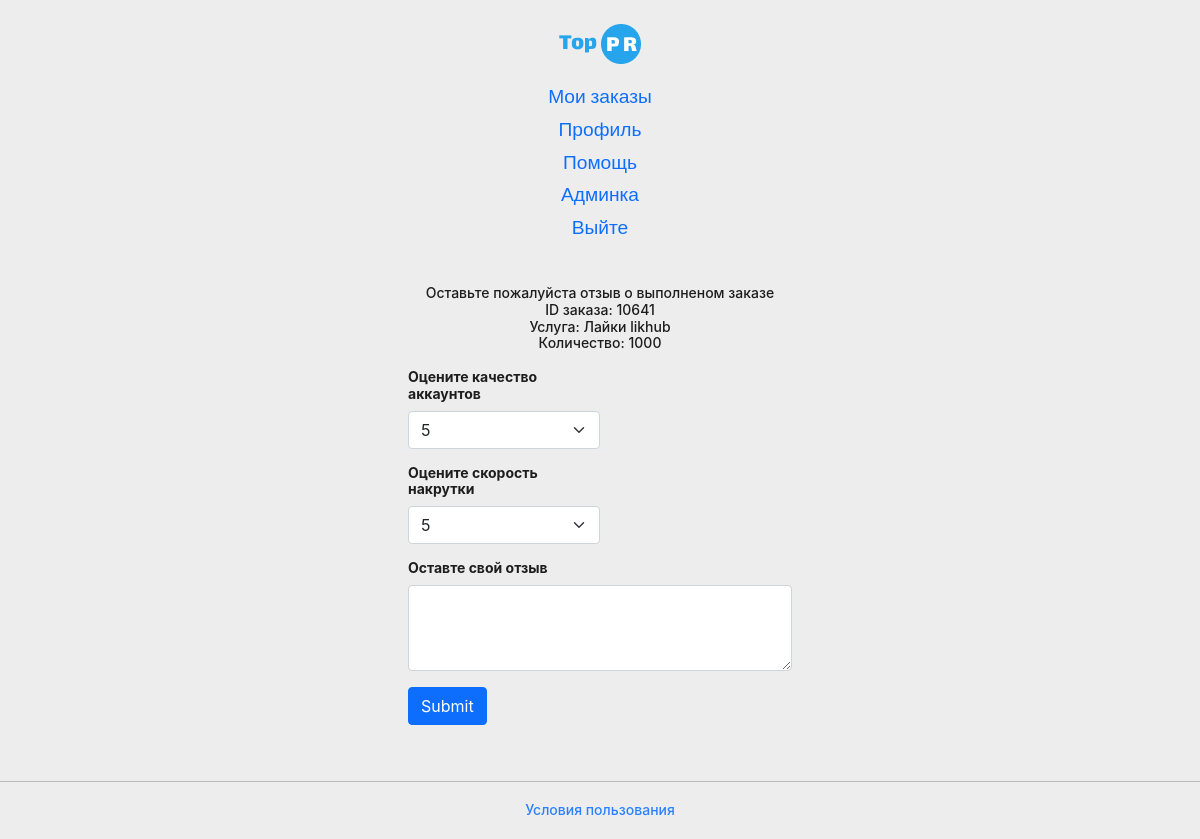
Screenshot of /comment/10641 (signed in) with the database file from the repository.
### my_site/models.py (models this page shows, shortened)
class ABSOrderTask(models.Model):
    IN_WORCK = 'INWOR'
    NO_PAY = 'NOPAY'
    BLOCK = 'BLOCK'
    CANC = 'CANC'
    COMPLITE = 'COMPL'
    WAITSTART = 'WST'
    WAITCANCEL = 'WCL'
    PARTIAL = 'PART'
    FAIL = 'FAIL'
    '''
    likehub:
        Pending - Ожидание
        Cancellation process - ОТМЕНЯЕТСЯ
    '''
    STATUS = [
        (IN_WORCK, 'В работе'),
        (NO_PAY, 'Не оплачен'),
        (BLOCK, 'Заблокирован'),
        (COMPLITE, 'Выполнено'),
        (CANC, 'Отменён'),
        (WAITSTART, 'Ожидает'),
        (WAITCANCEL, 'Отменяется'),
        (PARTIAL, 'Частично'),
        (FAIL, 'Ошибка')
    ]
    order_id = models.IntegerField(verbose_name='ID заказа', null=False, blank=False, unique=True, primary_key=True)
    service = models.ForeignKey(Service, on_delete=models.SET_NULL, null=True, verbose_name='Сервис')
    status = models.CharField(verbose_name='Статус', choices=STATUS, default=NO_PAY, max_length=5)
    count = models.IntegerField(verbose_name='Количество', null=False)
    end_count = models.IntegerField(verbose_name='Выполнено', default=0)
    start_count = models.IntegerField(verbose_name='Кол-во до старта', default=0)
    task_url = models.CharField(verbose_name='Ссылка', max_length=150, null=False)
    date_create = models.DateTimeField(verbose_name='Дата создания', auto_now_add=True)
    date_edit = models.DateTimeField(verbose_name='Дата изменения', auto_now=True)
    class Meta:
        abstract = True

class Order(ABSOrderTask):
    client = models.ForeignKey(verbose_name='Клиент', to=Client, on_delete=models.SET_NULL, null=True, related_name='orders')
    promocode = models.ForeignKey(verbose_name='Промокод', to='PromoCode', on_delete=models.SET_NULL, null=True, blank=True, related_name='orders')
    price = models.DecimalField(verbose_name='Цена', max_digits=8, decimal_places=2)
    email = models.EmailField(verbose_name='Емаил', max_length=60, null=True, blank=False)
    is_paid = models.BooleanField(verbose_name='Оплачен', default=False)
    class Meta:
        verbose_name = 'Заказ'
        verbose_name_plural = 'Заказы'
        ordering = ['-date_create']

class Service(models.Model):
    name = models.CharField(verbose_name='Название', max_length=30)
    category = models.ForeignKey(Category, verbose_name='Категория', related_name='services', on_delete=models.CASCADE)
    sub_cat = models.ForeignKey('Subcategory', verbose_name='Подкатегория', related_name='services', on_delete=models.CASCADE)
    service_id = models.IntegerField(verbose_name='Сервис ID', null=False, unique=True)
    min_count = models.IntegerField(verbose_name='Минимум')
    max_count = models.IntegerField(verbose_name='Максимум')
    speed = models.IntegerField(verbose_name='Скорость накрутки', default=5)
    quality = models.IntegerField(verbose_name='Качество', default=5)
    text_info = models.TextField(verbose_name='Инфо', max_length=250, null=True, blank=True)
    price = models.DecimalField(verbose_name='Цена за 1000 шт.', max_digits=8, decimal_places=2)
    percent = models.IntegerField(verbose_name='Процент накрутки', default=50)
    provider = models.ForeignKey(Provider, verbose_name='Провайдер', related_name='services', on_delete=models.CASCADE)
    provider_service_id = models.IntegerField(verbose_name='Сервис ID провайдера', null=False)
    is_published = models.BooleanField(verbose_name='Активна?', default=False)
    is_cancellation = models.BooleanField(verbose_name='Есть отмена?', default=False)
    class Meta:
        verbose_name = 'Услуга'
        verbose_name_plural = 'Услуги'

### my_site/views.py (the view)
# urls.py: path('comment/<int:order_id>', view=views.add_comment, name='comment'),
def add_comment(request, order_id: int):
    if request.user.is_authenticated:
        try:
            form = CommentForm()
            order = Order.objects.get(order_id=order_id)
            if not hasattr(order, 'review'):
                if request.method == 'POST':
                    form = CommentForm(request.POST)
                    if form.is_valid():
                        form.save(user=request.user, order=order)
                        return redirect('orders')
                context = {'form': form,
                            'order': order,
                            'order_id': order_id}
                return render(request=request, template_name='my_site/comment.html', context=context)
        except (Order.DoesNotExist):
                pass
    return redirect('orders')

### my_site/forms.py (shortened to what this page needs)
class CommentForm(forms.ModelForm):
    rating_speed = forms.ChoiceField(choices=CustomerReview.CHOISES_RATING,
                                     widget=forms.Select({'class': 'form-select select-elements'}),
                                     label='Оцените скорость накрутки')
    rating_acc = forms.ChoiceField(choices=CustomerReview.CHOISES_RATING,
                                     widget=forms.Select({'class': 'form-select select-elements'}),
                                     label='Оцените качество аккаунтов')
    class Meta:
        model = CustomerReview
        fields = ('rating_speed', 'rating_acc', 'comment',)
        widgets = {
            'comment': forms.Textarea(attrs={"cols": "20", "rows": "10"})
        }
        labels = {
            'comment': 'Оставте свой отзыв'
        }

### my_site/templates/my_site/comment.html (shortened to what this page needs)
{% extends 'my_site/base.html' %}
{% load static %}
{% block comment %}
    <div class="text-center">
        <h2>Оставьте пожалуйста отзыв о выполненом заказе</h2>
        <h3>ID заказа: {{ order.order_id }}</h3>
        <h3>Услуга: {{ order.service.name }}</h3>
        <h3>Количество: {{ order.count }}</h3>
        <br>
    </div>
    <div class="row justify-content-center">
        <form class="col-9 col-sm-7 col-md-7 col-lg-4" method='POST' action="{% url "comment" order_id %}">
            <div class="col-6 mb-3">
                <label class="form-label fw-bold" for="{{ form.rating_acc.id_for_label }}">{{ form.rating_acc.label }}</label>
                <select class="form-select" id="{{ form.rating_acc.id_for_label }}" name="{{ form.rating_acc.name }}">
                    {% for value, text in form.rating_acc.field.choices %}
                        {% if value == '5' %}
                            <option value="{{ value }}" selected>{{ text }}</option>
                        {% else %}
                            <option value="{{ value }}">
                                {{ text }}
                            </option>
                        {% endif %}
                    {% endfor %}
                </select>
            </div>
            <div class="col-6 mb-3">
                <label class="form-label fw-bold" for="{{ form.rating_speed.id_for_label }}">{{ form.rating_speed.label }}</label>
                <select class="form-select" id="{{ form.rating_speed.id_for_label }}" name={{ form.rating_speed.name }}>
                    {% for value, text in form.rating_speed.field.choices %}
                        {% if value == '5' %}
                            <option value="{{ value }}" selected>{{ text }}</option>
                        {% else %}
                            <option value="{{ value }}">{{ text }}</option>
                        {% endif %}
                    {% endfor %}
                </select>
            </div>
            <div class="col-12 mb-3">
                <label class="form-label fw-bold" for="{{ form.comment.id_for_label }}">{{ form.comment.label }}</label>
                <textarea class="form-control" id="{{ form.comment.id_for_label }}" rows="3" name="{{ form.comment.name }}"></textarea>
            </div>
            <div class="col-12 mb-3">
                <button type="submit" class="btn btn-primary">Submit</button>
            </div>
        </form>
    </div>
{% endblock comment %}

### my_site/static/my_site/css/style.css (style rules this page uses)
:root { --blue: #2b80ff; --black: #1d1d1d; --green: #2fa077; --c-green: #4db45e; --bg: #ffffff; --grey: #7a7a7a; --success: #69ed7e; --warning: #ffad18; --danger: #ff0100; }
* { -webkit-box-sizing: border-box; box-sizing: border-box; }
html, body, div, span, applet, object, iframe, h1, h2, h3, h4, h5, h6, p, blockquote, pre, a, abbr, acronym, address, big, cite, code, del, dfn, em, img, ins, kbd, q, s, samp, small, strike, strong, sub, sup, tt, var, b, u, i, center, dl, dt, dd, ol, ul, li, fieldset, form, label, legend, table, caption, tbody, tfoot, thead, tr, th, td, article, aside, canvas, details, embed, figure, figcaption, footer, header, hgroup, menu, nav, output, ruby, section, summary, time, mark, audio, video { margin: 0; padding: 0; border: 0; font-size: 100%; vertical-align: baseline; }
body { margin: 0; padding: 0; font-family: SF Pro Display, serif; font-style: normal; font-weight: 500; font-size: 14px; line-height: 120%; overflow-x: hidden; color: var(--black); -ms-touch-action: pan-y; touch-action: pan-y; background: var(--bg); }
html, body { height: 100%; background-color: #ededed; }

### rows the page displays
Order: order_id "10641", service.name "Лайки likhub", count "1000"

### other values shown
form field rating_acc "5"
form field rating_speed "5"
